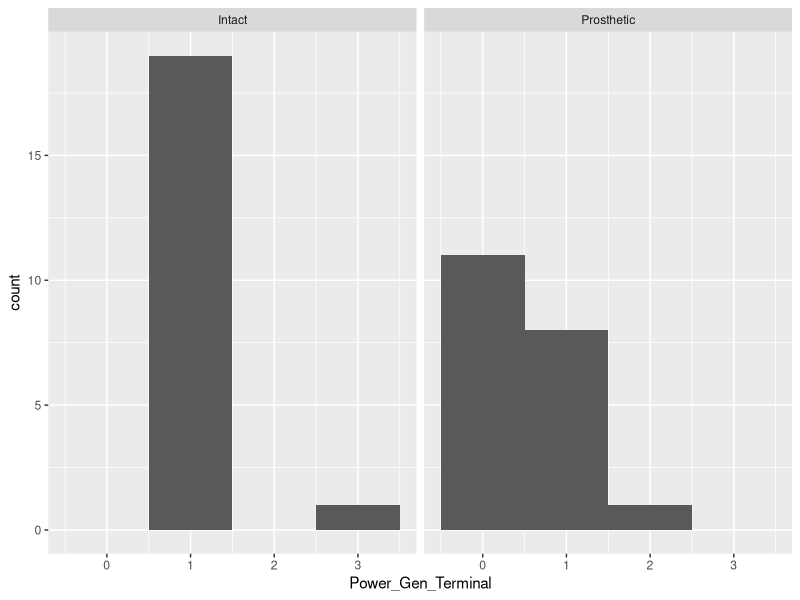
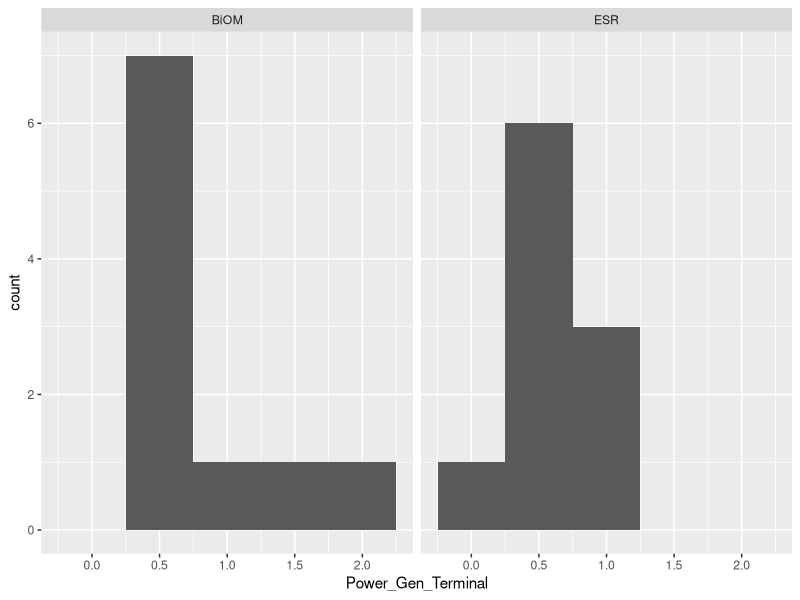
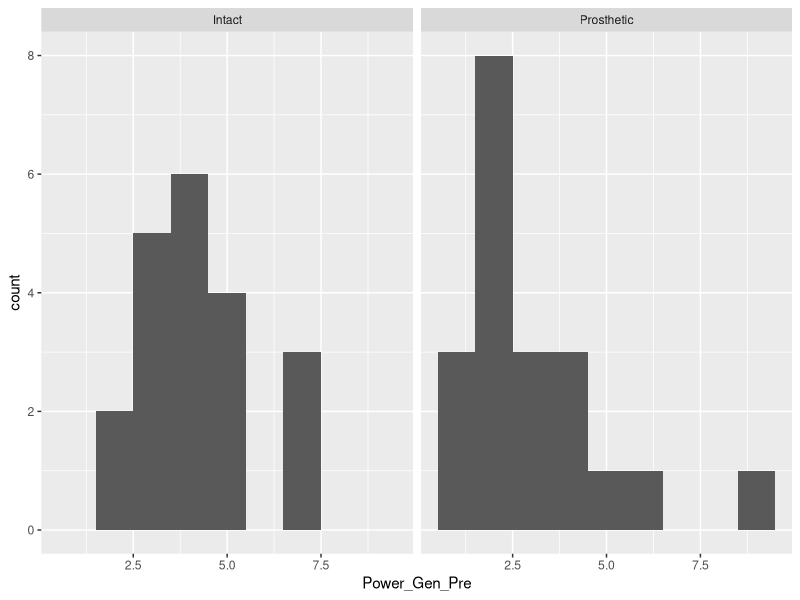
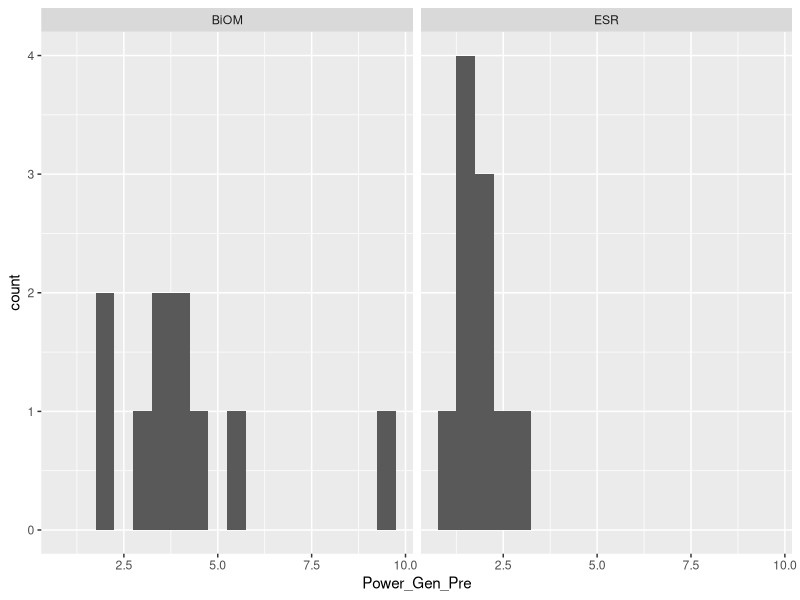
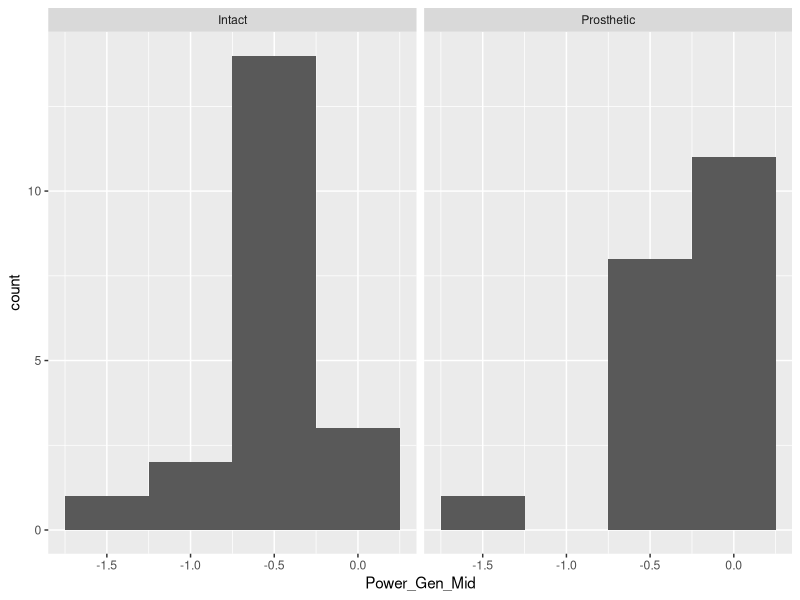
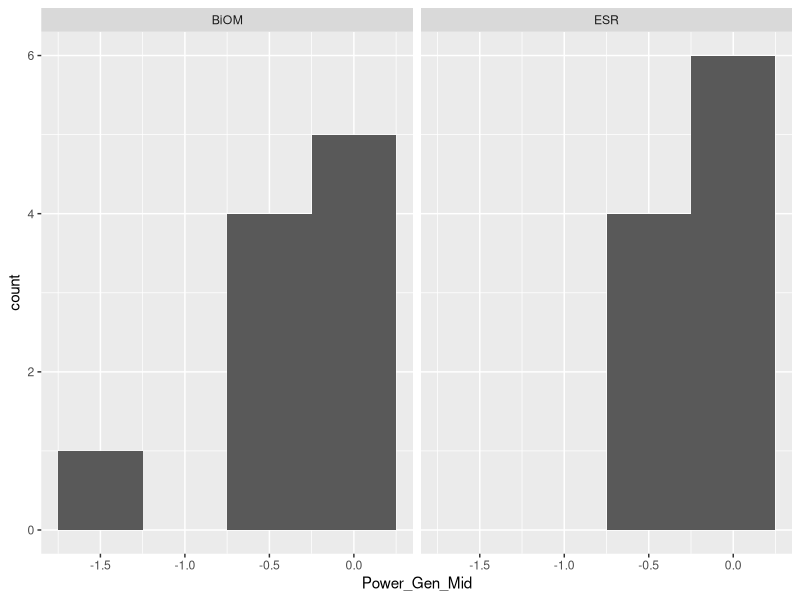
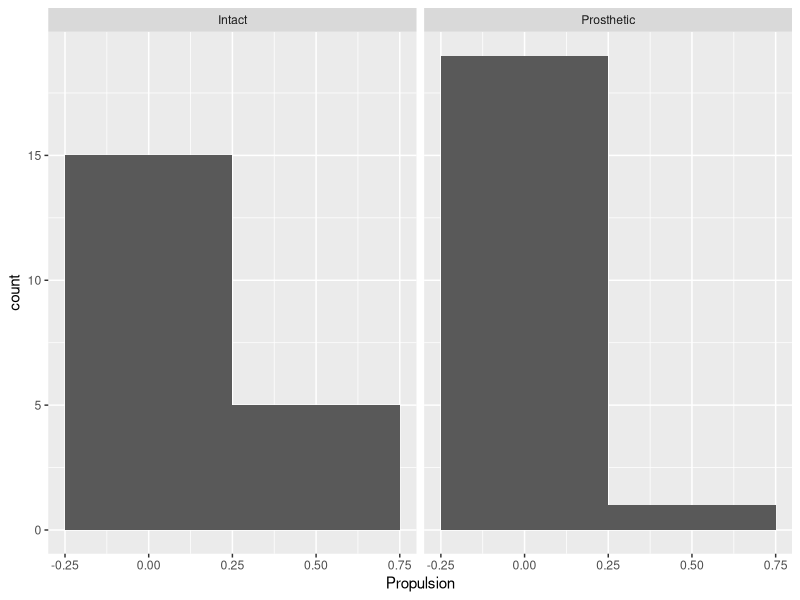
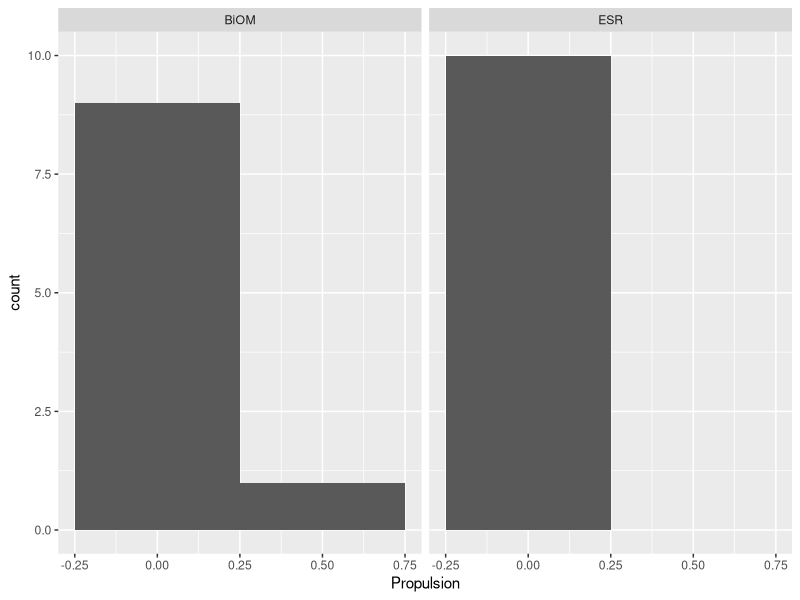

The R script that drew these images, in order:
## ---- chunk 1
# clear R's environment
rm(list = ls())

# upload the libraries that we will need for this analysis
library(ggplot2)
library(dplyr)
library(here)
library(ggfortify)
## ---- chunk 2
# import data set using read.csv() and stringsAsFactors = TRUE to import the categorical data as factors with levels that we can look at
DF <- read.csv(here("Data", "prosthetic_analysis.csv"), stringsAsFactors = TRUE)

# take an initial look at the structure of the data set
glimpse(DF)
## ---- chunk 3
# select the data that we want from the current data set
DF_refined <- DF %>% select(c("Subject", "Session", "Side", "Slope","Power.Gen...Preswing", "Power.Gen...Midstance", "Power.Gen...Terminal.stance", "Propulsion", "Braking", "Velocity" ))
## ---- chunk 4
# clean up the column headers
names(DF_refined) <- c("Subject", "Session", "Side", "Slope", "Power_Gen_Pre", "Power_Gen_Mid", "Power_Gen_Terminal", "Propulsion", "Braking", "Velocity")
## ---- chunk 5
# remove the calibration data
DF_refined <- DF_refined %>%
  filter(Side == "Prosthetic" | Side == "Intact")
## ---- chunk 6
# run a summary of the data to draw some basic stats and look for outliers
summary(DF_refined)
## ---- chunk 7
# make a histogram of the Power_Gen_Terminal
ggplot(DF_refined, aes(x = Power_Gen_Terminal))+
    geom_histogram(binwidth = 1)+
    facet_wrap(~Side)
## ---- chunk 8
# make a histogram of the Power_Gen_Terminal based on prosthetic type
ggplot(filter(DF_refined, Side == "Prosthetic"), aes(x = Power_Gen_Terminal))+
    geom_histogram(binwidth = 0.5)+
    facet_wrap(~Session)
## ---- chunk 9
# make a histogram of the Power_Gen_Pres
ggplot(DF_refined, aes(x = Power_Gen_Pre))+
    geom_histogram(binwidth = 1)+
    facet_wrap(~Side)
## ---- chunk 10
# make a histogram of the Power_Gen_Pre based on prosthetic type
ggplot(filter(DF_refined, Side == "Prosthetic"), aes(x = Power_Gen_Pre))+
    geom_histogram(binwidth = 0.5)+
    facet_wrap(~Session)
## ---- chunk 11
# make a histogram of the Power_Gen_Mid
ggplot(DF_refined, aes(x = Power_Gen_Mid))+
    geom_histogram(binwidth = 0.5)+
    facet_wrap(~Side)
## ---- chunk 12
# make a histogram of the Power_Gen_Mid based on prosthetic type
ggplot(filter(DF_refined, Side == "Prosthetic"), aes(x = Power_Gen_Mid))+
    geom_histogram(binwidth = 0.5)+
    facet_wrap(~Session)
## ---- chunk 13
# use histogram to look at the propulsion data
ggplot(DF_refined, aes(x = Propulsion))+
    geom_histogram(binwidth = 0.5)+
    facet_wrap(~Side)
## ---- chunk 14
# make a histogram of the propulsion based on prosthetic type
ggplot(filter(DF_refined, Side == "Prosthetic"), aes(x = Propulsion))+
    geom_histogram(binwidth = 0.5)+
    facet_wrap(~Session)
## ---- chunk 15
# use a histogram to look at the spread of the braking data
ggplot(DF_refined, aes(x = Braking))+
    geom_histogram(binwidth = 0.5)+
    facet_wrap(~Side)
## ---- chunk 16
# make a histogram of the braking based on prosthetic type
ggplot(filter(DF_refined, Side == "Prosthetic"), aes(x = Braking))+
    geom_histogram(binwidth = 0.5)+
    facet_wrap(~Session)
## ---- chunk 17
# use a histogram to look at the spread of the velocity data
ggplot(DF_refined, aes(x = Velocity))+
    geom_histogram(binwidth = 0.5)+
    facet_wrap(~Side)
## ---- chunk 18
# make a histogram of the velocity based on prosthetic type
ggplot(filter(DF_refined, Side == "Prosthetic"), aes(x = Velocity))+
    geom_histogram(binwidth = 0.5)+
    facet_wrap(~Session)
